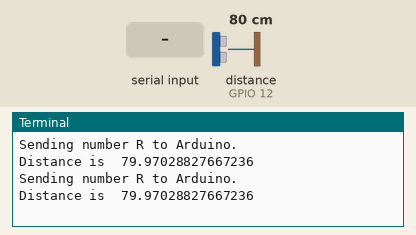
Simulated run of this program. Board: Raspberry Pi (BCM pin numbers). Shown: the last lines printed to the terminal. The inputs (shaded band) are chosen by the test bench; at power-on: distance to the obstacle (sensor on GPIO 12) 80 cm. The echo pulse lasts 58.3 µs per cm; the clock reads 2024-03-15 10:24:30 at power-on unless the program sets it.

Above: at 1.2 s.
1.3 s: distance to the obstacle (sensor on GPIO 12) set to 120 cm
At 2.3 s:
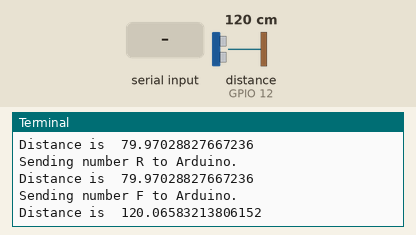
3.9 s: "1\n" received over the second serial link
5.7 s: "0\n" received over the second serial link
7.2 s: distance to the obstacle (sensor on GPIO 12) set to 2 cm
At 7.7 s:
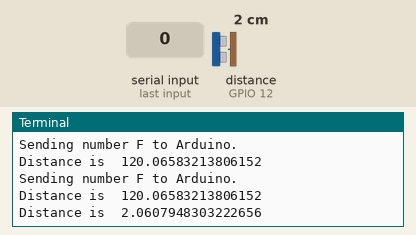
Timing chart, 0 to 9.7 s (numbered marks = the images above; inputs shaded):
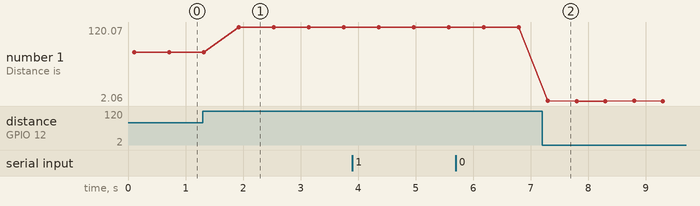

Measured:
- after the input at 1.3 s, the terminal: prints a new line after 0.53 s (image 1)
- after the input at 7.2 s, the terminal: prints a new line after 0.10 s (image 2)
- plotted number 1: 79.97 → 120.07 after the input at 1.3 s, 120.07 → 2.06 after the input at 7.2 s

The program:

ULTRA_MEASUARE.py
```python
import RPi.GPIO as GPIO
import time
#GPIO Mode (BOARD / BCM)
GPIO.setmode(GPIO.BCM)

#set GPIO Pins
GPIO_TRIGGER = 18
GPIO_ECHO = 12
#set GPIO direction (IN / OUT)
GPIO.setup(GPIO_TRIGGER, GPIO.OUT)
GPIO.setup(GPIO_ECHO, GPIO.IN)

def distance():
    # set Trigger to HIGH
    GPIO.output(GPIO_TRIGGER, True)

    # set Trigger after 0.01ms to LOW
    time.sleep(0.00001)
    GPIO.output(GPIO_TRIGGER, False)

    StartTime = time.time()
    StopTime = time.time()

    # save StartTime
    while GPIO.input(GPIO_ECHO) == 0:
        StartTime = time.time()

    # save time of arrival
    while GPIO.input(GPIO_ECHO) == 1:
        StopTime = time.time()

    # time difference between start and arrival
    TimeElapsed = StopTime - StartTime
    # multiply with the sonic speed (34300 cm/s)
    # and divide by 2, because there and back
    distance = (TimeElapsed * 34300) / 2

    if 3<distance<100:
        c = "R"
        print("Sending number " + str(c) + " to Arduino.")
        ser.write(str(c).encode('utf-8'))
        time.sleep(0.1)

    if distance>400:
        distance = False
    elif distance>100:
        c = "F"
        print("Sending number " + str(c) + " to Arduino.")
        ser.write(str(c).encode('utf-8'))
        time.sleep(0.1)

    return distance
import serial
if __name__ == '__main__':
    ser = serial.Serial('/dev/ttyUSB0', 9600, timeout=0.5)
    ser.reset_input_buffer()

while True:
    if ser.in_waiting > 0:
        line = ser.readline().decode('utf-8').rstrip()
        print(line)
    print("Distance is ",distance())
    time.sleep(0.5)


        # Reset by pressing CTRL + C
    if KeyboardInterrupt == True :
        print("Measurement stopped by User")
        GPIO.cleanup()
        break
```
